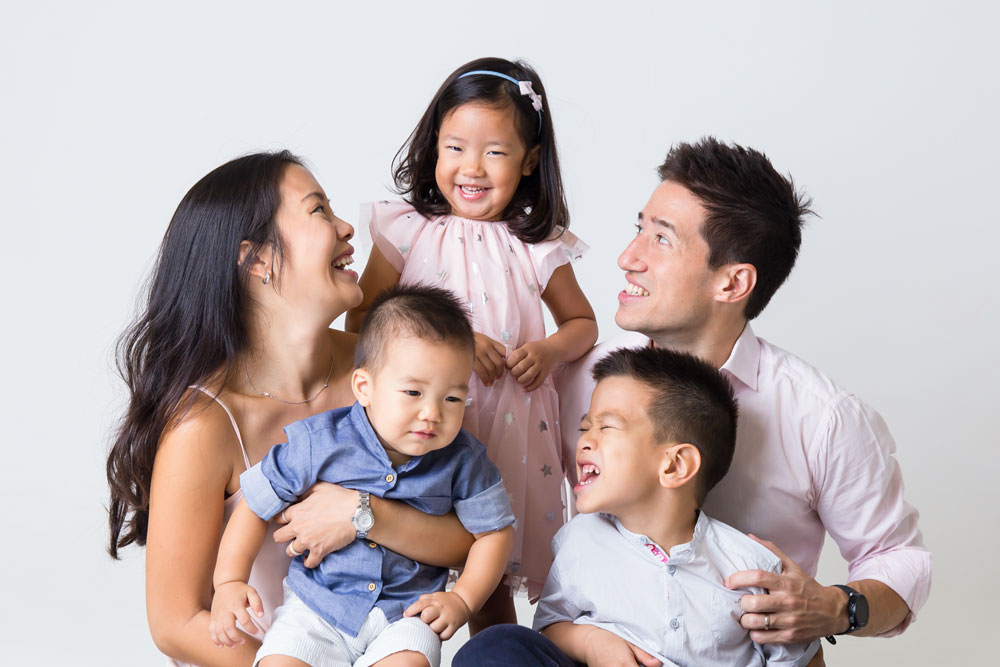
#> input picture assets/demo2.jpg, 1000 x 667 px
$ python package.py
#> lines starting #> are read from the running program, lines starting #| are printed output that depends on the picture
#> the answer given: 1
import cv2
import numpy as np


def image_to_sketch():
    image = cv2.imread("./assets/demo2.jpg")
#> image is the input picture: shape (667, 1000, 3); mean B, G, R 176.9, 176.7, 188.5

    grey_filter = cv2.cvtColor(image, cv2.COLOR_BGR2GRAY)
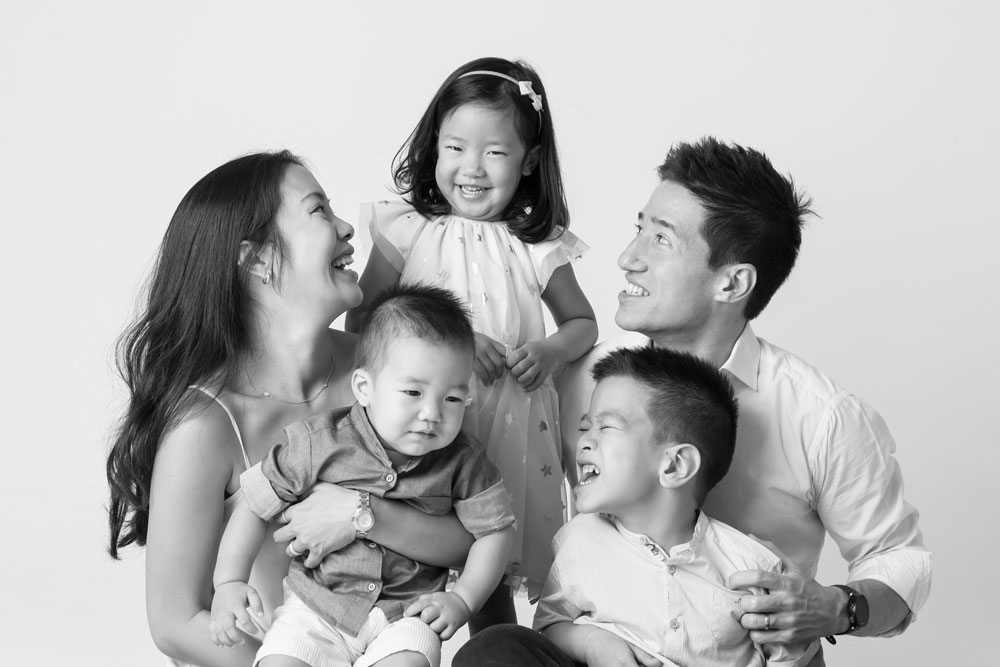
#> grey_filter: shape (667, 1000); min 0, max 255, mean 180.3
    # cv2.imwrite("graysacle.jpg",grey_filter)

    invert = cv2.bitwise_not(grey_filter)
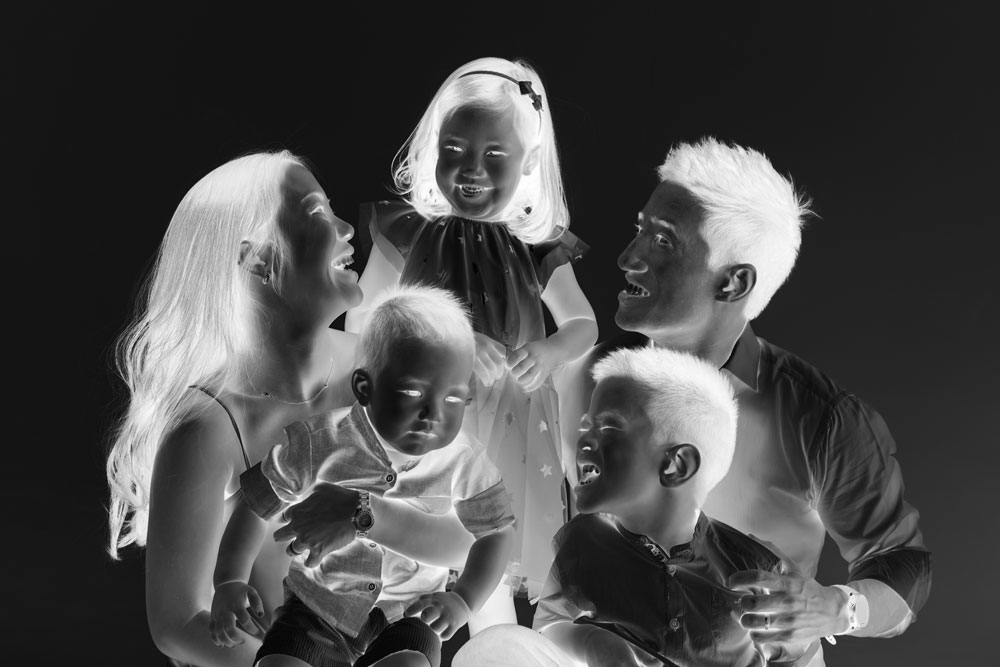
#> invert: shape (667, 1000); min 0, max 255, mean 74.7
    # cv2.imwrite("invert.jpg",invert)

    blur = cv2.GaussianBlur(invert,(21,21),0)
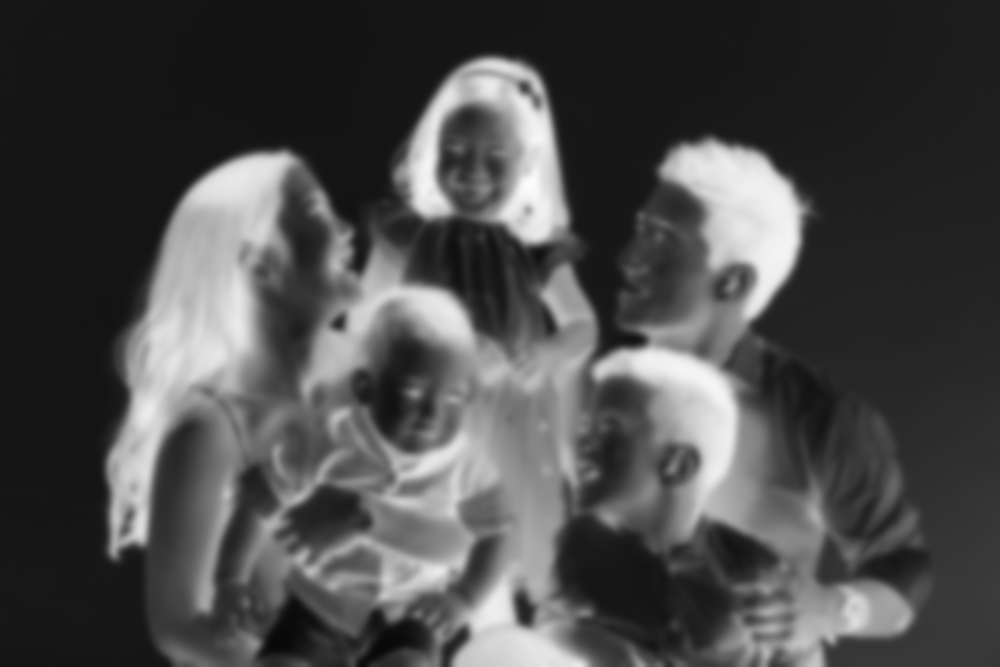
#> blur: shape (667, 1000); min 8, max 252, mean 74.7
    # cv2.imwrite("blur.jpg",blur)

    invertedBlur = cv2.bitwise_not(blur)
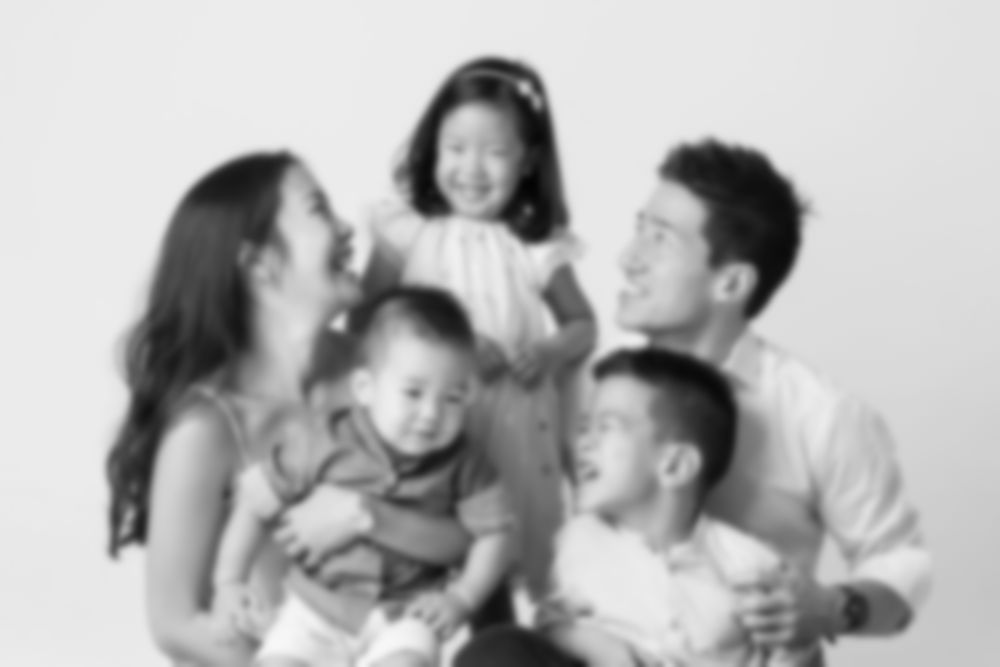
#> invertedBlur: shape (667, 1000); min 3, max 247, mean 180.3
    # cv2.imwrite("invBlur.jpg",invertedBlur)

    sketch = cv2.divide(grey_filter,invertedBlur,scale=256.0)
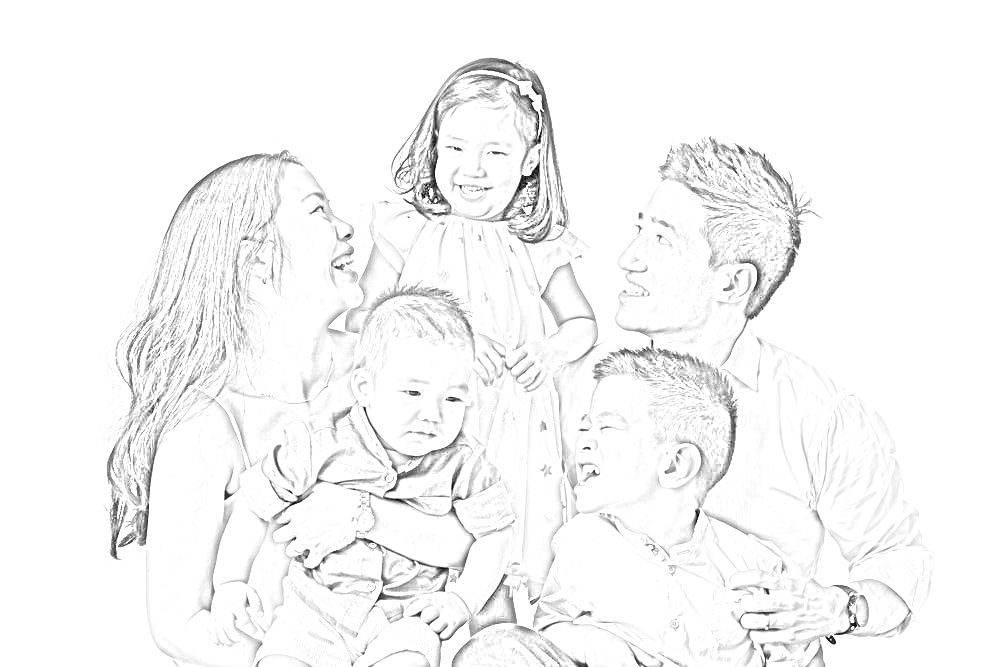
#> sketch: shape (667, 1000); min 0, max 255, mean 246.7
    cv2.imwrite("sketch.jpg",sketch)

# [61 lines left out: functions image_to_oilPaint, image_to_colorSketch, image_to_darkSketch, image_to_waterColor, image_addition, image_subtraction and 4 more, not called in this run]


if __name__=="__main__":
    # [11 lines of commented-out code are left out]
    print("Computer Graphics TA 1 ---- Group 1")


    while(1):
        print("Choices Available are : ")
        print("1.   Image to Sketch")
        print("2.   Image to Oil Paint")
        print("3.   Image to Color Sketch")
        print("4.   Image to Dark Sketch")
        print("5.   Image to Water Color")
        print("6.   Image Addition")
        print("7.   Image Subtraction")
        print("8.   Get Hue Saturation Value")
        print("9.   Smooth Image")
        print("10.  Image Translation")
        print("11.  Bilateral Image Filter")
        print("0.   Exit")

        print("\n\n\n")

#> (the run stopped early here; a loop or call above may not have finished)
